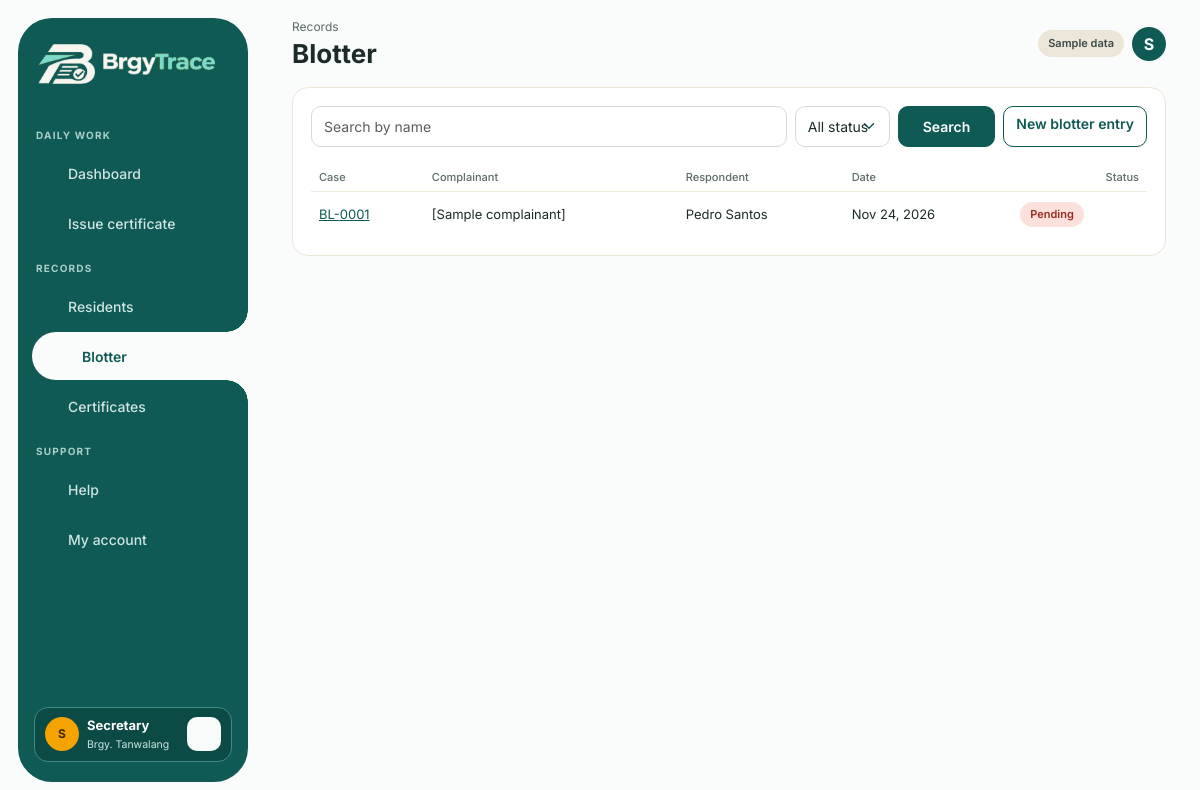
Page /blotter.php (signed in) on the committed database.
### tables this page shows
CREATE TABLE blotters (
  id INT AUTO_INCREMENT PRIMARY KEY,
  complainant VARCHAR(120) NOT NULL,
  respondent_id INT NOT NULL,
  incident_date DATE NOT NULL,
  summary TEXT NOT NULL,
  status ENUM('Pending','Settled','Dismissed') NOT NULL DEFAULT 'Pending',
  created_by INT NULL,
  created_at DATETIME NOT NULL,
  FOREIGN KEY (respondent_id) REFERENCES residents(id)
);

CREATE TABLE residents (
  id INT AUTO_INCREMENT PRIMARY KEY,
  last_name VARCHAR(60) NOT NULL,
  first_name VARCHAR(60) NOT NULL,
  middle_name VARCHAR(60) NULL,
  suffix VARCHAR(10) NULL,
  birthdate DATE NOT NULL,
  sex ENUM('Male','Female') NOT NULL,
  civil_status ENUM('Single','Married','Widowed','Separated') NOT NULL DEFAULT 'Single',
  purok VARCHAR(40) NOT NULL,
  address VARCHAR(150) NULL,
  contact VARCHAR(30) NULL,
  created_at DATETIME NOT NULL,
  INDEX (last_name, first_name)
);

### blotter.php (the view, shortened to what this page needs)
<?php
require_once __DIR__ . '/includes/auth.php';
$q = trim($_GET['q'] ?? ''); $status = $_GET['status'] ?? '';
$sql = 'SELECT b.*, r.first_name, r.last_name FROM blotters b JOIN residents r ON r.id = b.respondent_id WHERE 1=1';
$args = [];
$st = $pdo->prepare($sql . ' ORDER BY b.id DESC LIMIT 200'); $st->execute($args); $rows = $st->fetchAll();
include __DIR__ . '/includes/layout_top.php';
?>
<div class="card-box">
  <form class="d-flex gap-2 mb-3" method="get">
    <input class="form-control" name="q" value="<?= e($q) ?>" placeholder="Search by name">
    <select class="form-select w-auto" name="status"><option value="">All status</option>
      <?php foreach (['Pending','Settled','Dismissed'] as $s): ?><option <?= $status === $s ? 'selected' : '' ?>><?= $s ?></option><?php endforeach; ?></select>
    <button class="btn btn-teal px-4">Search</button>
    <a class="btn btn-outline-teal text-nowrap" href="blotter_add.php">New blotter entry</a>
  </form>
  <table class="table-b">
    <thead><tr><th>Case</th><th>Complainant</th><th>Respondent</th><th>Date</th><th>Status</th></tr></thead>
    <tbody>
    <?php foreach ($rows as $b): ?>
      <tr>
        <td><a href="blotter_case.php?id=<?= (int)$b['id'] ?>">BL-<?= str_pad($b['id'], 4, '0', STR_PAD_LEFT) ?></a></td>
        <td style="text-align:left"><?= e($b['complainant']) ?></td>
        <td style="text-align:left"><?= e($b['first_name'] . ' ' . $b['last_name']) ?></td>
        <td style="text-align:left"><?= e(date('M j, Y', strtotime($b['incident_date']))) ?></td>
        <td style="text-align:left"><span class="pill <?= $b['status'] === 'Pending' ? 'pill-red' : 'pill-grey' ?>"><?= e($b['status']) ?></span></td>
      </tr>
    <?php endforeach; if (!$rows): ?><tr><td colspan="5" class="text-center text-secondary py-4">No cases found.</td></tr><?php endif; ?>
    </tbody>
  </table>
</div>
<?php include __DIR__ . '/includes/layout_bottom.php'; ?>

### assets/css/style.css (style rules this page uses)
:root { --teal: #0f5a54; --teal-dark: #0b4a45; --teal-soft: #c9e0dc; --amber: #f4a300; --bg: #fafcfc; --ink: #1c2b29; --muted: #5c6b69; --line: #ece6d8; --cream: #faf4e6; }
* { box-sizing: border-box; }
body { margin: 0; background: var(--bg); color: var(--ink); font-family: Inter, system-ui, sans-serif; }
a { color: var(--teal); }
.card-box { padding: 18px; background: #fff; border: 1px solid var(--line); border-radius: 16px; }
.table-b { width: 100%; border-collapse: collapse; font-size: 13px; }
.table-b th { padding: 6px 8px; color: var(--muted); font-size: 11px; font-weight: 500; text-align: left; }
.table-b td { padding: 10px 8px; border-top: 1px solid #f0ebdf; vertical-align: middle; }
.table-b td:last-child, .table-b th:last-child { text-align: right; }
.pill { display: inline-block; padding: 4px 10px; border-radius: 999px; font-size: 11px; font-weight: 600; white-space: nowrap; }
.pill-red { background: #fbe0dc; color: #9a2a1c; }
.form-control, .form-select { padding: 0.55rem 0.75rem; border-color: #d4dcdb; border-radius: 10px; font-size: 14px; }
.form-select { color: var(--ink); background-color: #fff; background-position: right 0.75rem center; background-size: 16px 12px; appearance: none; }
.btn { border-radius: 10px; font-size: 14px; font-weight: 600; }
.btn-teal { background: var(--teal); border-color: var(--teal); color: #fff; }
.btn-outline-teal { background: #fff; border-color: var(--teal); color: var(--teal); }

### rows in the picture
blotters: id "0001", complainant "[Sample complainant]", respondent.last_name "Pedro Santos", incident_date "Nov 24, 2026", status "Pending"

### other values in the picture
$n[1] "DAILY WORK"
$n[1] "Dashboard"
$n[1] "Issue certificate"
$n[1] "RECORDS"
$n[1] "Residents"
$n[1] "Blotter"
$n[1] "Certificates"
$n[1] "SUPPORT"
$n[1] "Help"
$n[1] "My account"
$user['full_name'][0] "S"
$user['full_name'] "Secretary"
$barangayName "Tanwalang"
$page_sub "Records"
$page_title "Blotter"
